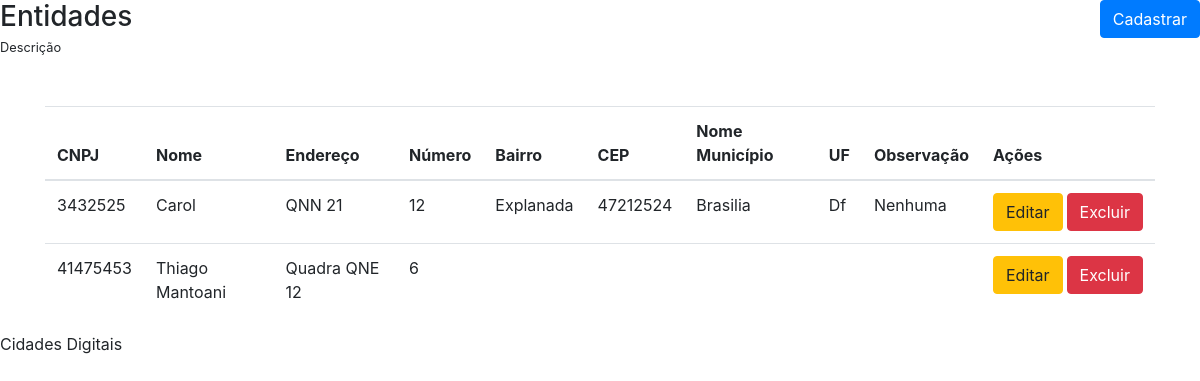
Page /View/Entidade.php on the earlier database version.
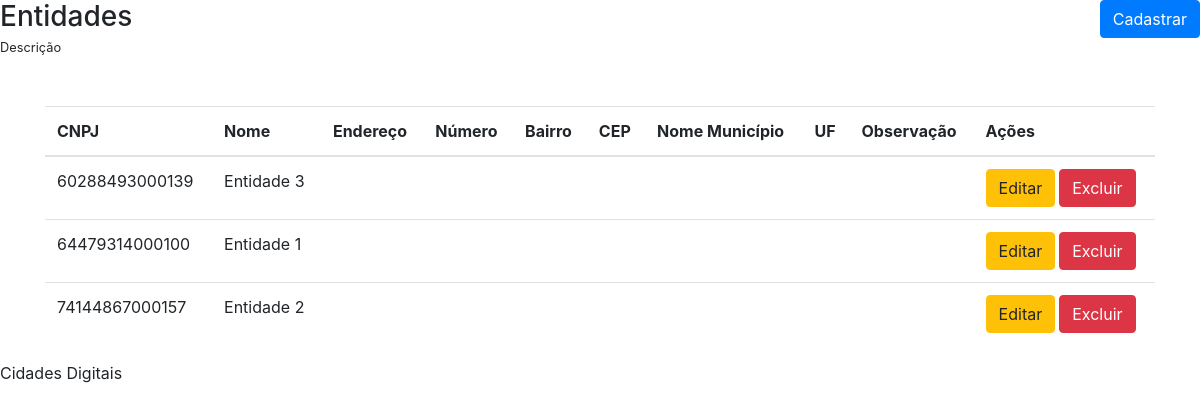
Same page on the later database version.
### tables this page shows
CREATE TABLE `entidade` (
  `cnpj` char(14) NOT NULL,
  `nome` varchar(50) DEFAULT NULL,
  `endereco` varchar(100) DEFAULT NULL,
  `numero` varchar(10) DEFAULT NULL,
  `bairro` varchar(100) DEFAULT NULL,
  `cep` varchar(8) DEFAULT NULL,
  `nome_municipio` varchar(50) DEFAULT NULL,
  `uf` varchar(2) DEFAULT NULL,
  `observacao` varchar(1000) DEFAULT NULL,
  PRIMARY KEY (`cnpj`)
);

### Model/DAO/ClassEntidadeDAO.php (called while the page is built, shortened)
<?php
class ClassEntidadeDAO {
    public function listarEntidade(){
        try {
            $pdo = Conexao::getInstance();
            $sql = "SELECT cnpj, nome, endereco, numero, bairro, cep, nome_municipio, uf, observacao FROM entidade ORDER BY cnpj ASC";
            $stmt = $pdo->prepare($sql);
            $stmt->execute();
            return $stmt->fetchAll();
        } catch (PDOException $ex) {
            return $ex->getMessage();
        }
    }
}

### Controller/ControleListarEntidade.php (called while the page is built)
<?php
require_once '../Model/DAO/ClassEntidadeDAO.php';
$listar = new ClassEntidadeDAO();
$dados = $listar->listarEntidade();
if($dados) {
    $array_dados = $dados;
} else {
    $array_dados = [];
}

### view/Entidade.php (the view, shortened to what this page needs)
<?php
    include_once("_cabecalho.php");
    require_once("../Controller/ControleListarEntidade.php");
    ?>
    <main id="main">
        <div class="row mb-5">
          <div id="mainHeader" class="col-md-6 d-flex align-items-center">
            <span>
              <h3 class="mb-0">Entidades</h3>
              <small>Descrição</small>
            </span>
          </div>
          <div class="col-md-6 text-right">
            <button type="button" class="btn btn-primary" data-toggle="modal" data-target=".cadastrar-entidade-modal-lg">
              Cadastrar
            </button>
          </div>
        </div>
        <div class="container">
          <div class="row">
            <div class="col-12">
              <div class="table-responsive">
                <table class="table">
                  <thead>
                    <tr>
                        <th scope="col">CNPJ</th>
                        <th scope="col">Nome</th>
                        <th scope="col">Endereço</th>
                        <th scope="col">Número</th>
                        <th scope="col">Bairro</th>
                        <th scope="col">CEP</th>
                        <th scope="col">Nome Município</th>
                        <th scope="col">UF</th>
                        <th scope="col">Observação</th>
                        <th scope="col">Ações</th>
                    </tr>
                  </thead>
                  <tbody>
                  <?php
                    foreach ($array_dados as $key => $value) {
                        ?>
                        <tr>
                          <td><?php echo $value['cnpj'] ?></td>
                          <td><?php echo $value['nome'] ?></td>
                          <td><?php echo $value['endereco'] ?></td>
                          <td><?php echo $value['numero'] ?></td>
                          <td><?php echo $value['bairro'] ?></td>
                          <td><?php echo $value['cep'] ?></td>
                          <td><?php echo $value['nome_municipio'] ?></td>
                          <td><?php echo $value['uf'] ?></td>
                          <td><?php echo $value['observacao'] ?></td>
                          <td>
                            <span class="d-flex">
                              <a href="<?php echo URL ?>View/EntidadeEditar.php?cnpj=<?php echo $value['cnpj'] ?>" class="btn btn-warning mr-1">
                              Editar
                            </a>
                            <button onclick="apagarDados('<?php echo URL ?>Controller/ControleApagarEntidade.php?cnpj=<?php echo $value['cnpj'] ?>')" class="btn btn-danger">
                              Excluir
                            </button>
                            </span>
                          </td>
                        </tr>
                        <?php
                    }
                  ?>
                  </tbody>
                </table>
              </div>
            </div>
          </div>
        </div>
    </main>
    <?php
    include_once('_rodape.php');
?>

Differences in the rows shown:
removed entidade: cnpj "3432525", nome "Carol", endereco "QNN 21", numero "12", bairro "Explanada", cep "47212524", nome_municipio "Brasilia", uf "Df", observacao "Nenhuma"
removed entidade: cnpj "41475453", nome "Thiago Mantoani", endereco "Quadra QNE 12", numero "6"
added entidade: cnpj "60288493000139", nome "Entidade 3"
added entidade: cnpj "64479314000100", nome "Entidade 1"
added entidade: cnpj "74144867000157", nome "Entidade 2"
